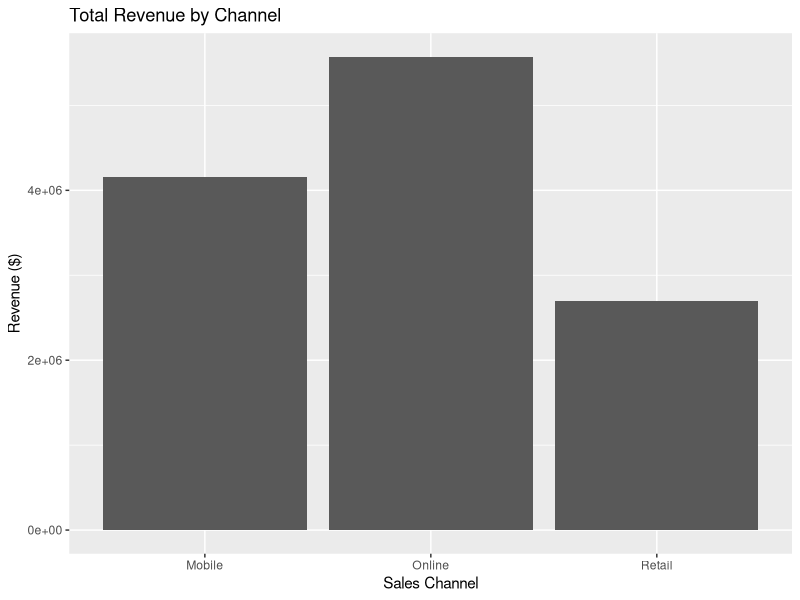
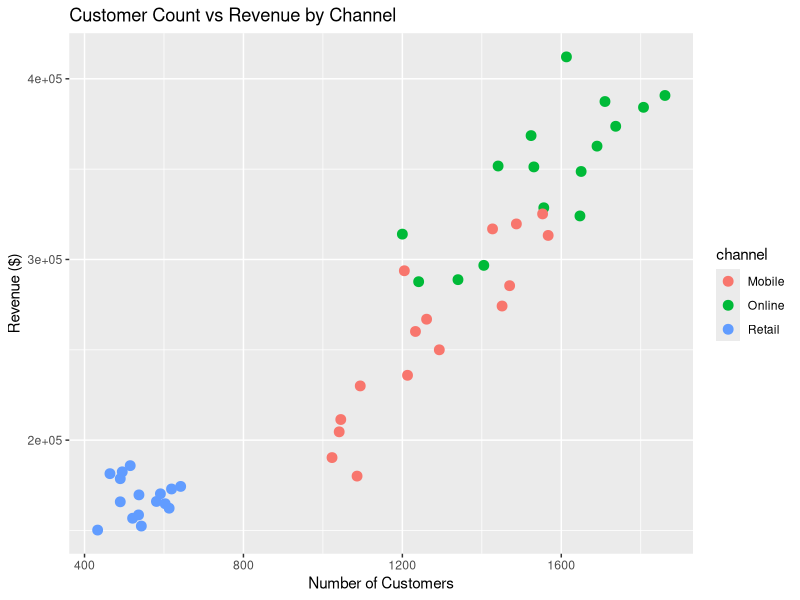

Recreate these plots in R, in order.
## ---- chunk 1
knitr::opts_chunk$set(echo = TRUE)
## ---- chunk 2
library(ggplot2)
library(knitr)
## ---- chunk 3
business_data <- read.csv("business_performance.csv")
## ---- chunk 4
str(business_data)
## ---- chunk 5
summary(business_data)
## ---- chunk 6
Total_Revenue_by_Channel <- aggregate(revenue ~ channel,
                                      data = business_data,
                                      sum,
                                      na.rm = TRUE)
Total_Revenue_by_Channel
## ---- chunk 7
Average_Customers_by_Quarter <- aggregate(customers ~ quarter,
                                          data = business_data,
                                          mean,
                                          na.rm = TRUE)
Average_Customers_by_Quarter
## ---- chunk 8
business_data$revenue_per_customer <- business_data$revenue / business_data$customers

Average_Revenue_by_Channel <- aggregate(revenue_per_customer ~ customers,
                                        data = business_data,
                                        mean,
                                        na.rm = TRUE)
Average_Revenue_by_Channel
## ---- chunk 9
channel_totals <- aggregate(revenue ~ channel, data = business_data, sum)

ggplot(channel_totals, aes(x = channel, y = revenue,)) +
  geom_bar(stat = "identity") +
  labs(title = "Total Revenue by Channel",
       x = "Sales Channel", y = "Revenue ($)")
## ---- chunk 10
ggplot(business_data, aes(x = customers, y = revenue, colour = channel)) +
  geom_point(size = 3) +
  labs(title = "Customer Count vs Revenue by Channel",
       x = "Number of Customers", y = "Revenue ($)")
